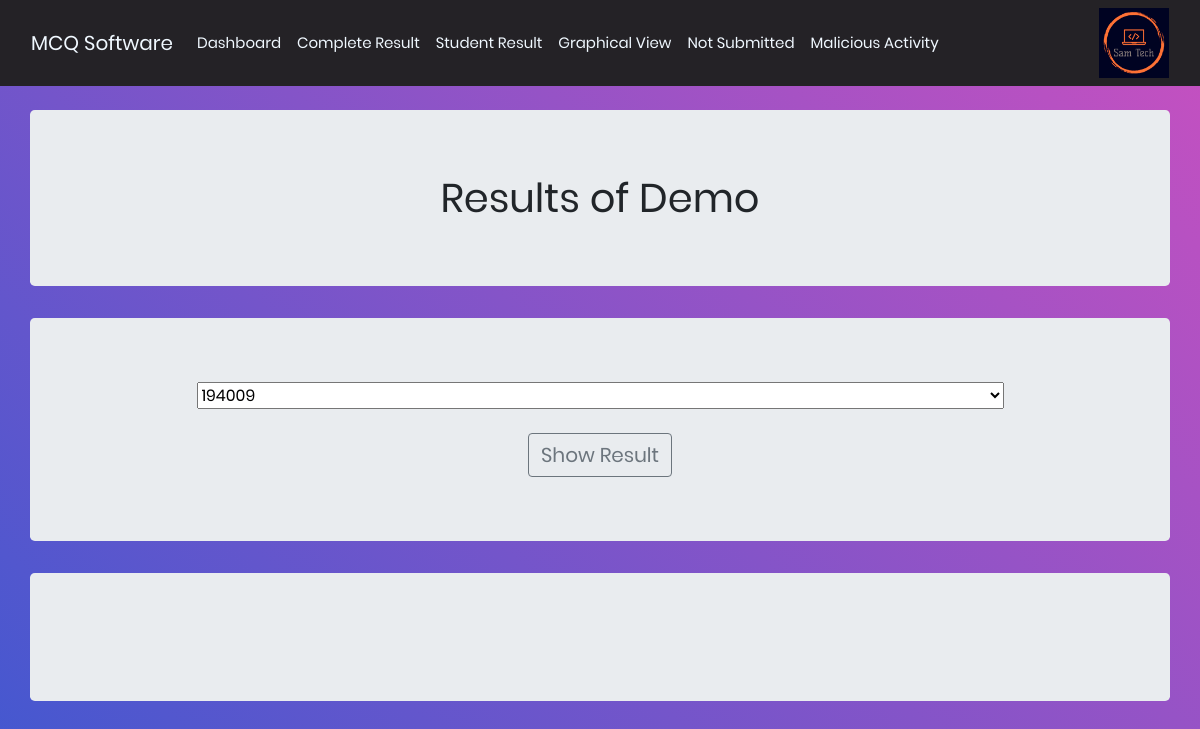
/studresult.php (signed in), run on an earlier commit of the app's database.
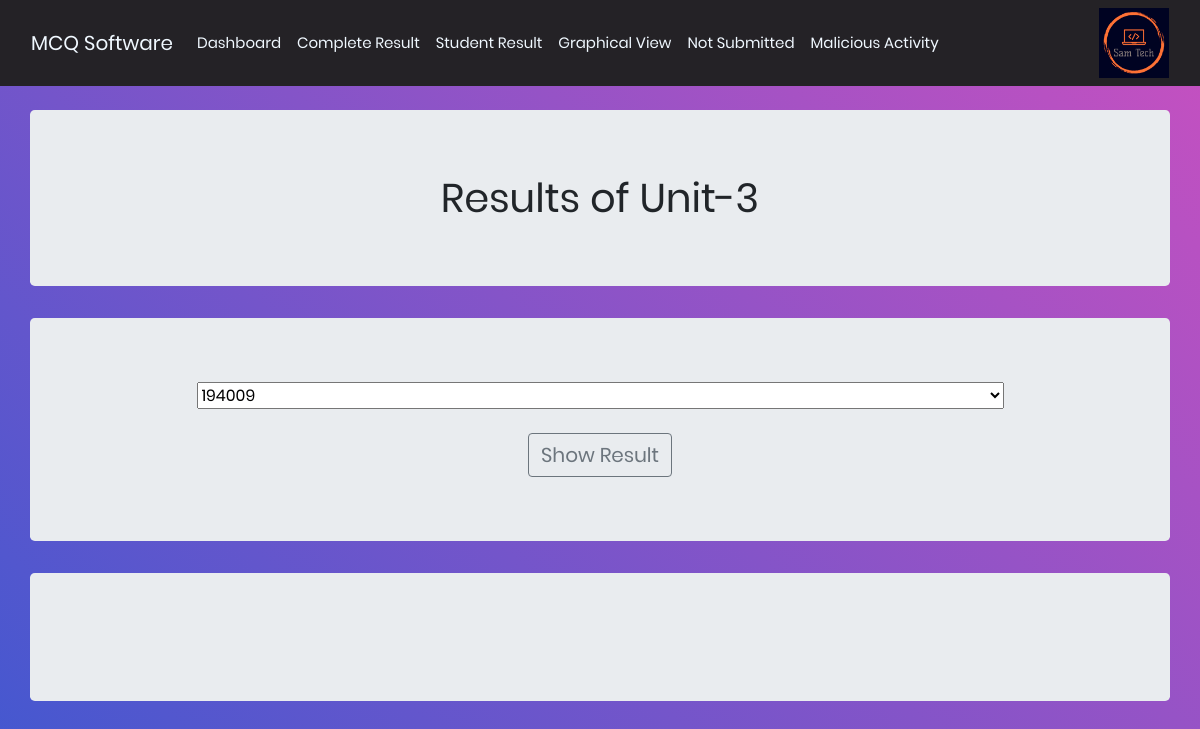
And on a later commit of the database.
### tables this page shows
CREATE TABLE `tempresult` (
  `quizname` varchar(255) NOT NULL
);

### studresult.php (the view, shortened to what this page needs)
<!DOCTYPE html>
<html lang="en">
<head>
    <link rel="stylesheet" href="assets/bootstrap/css/bootstrap.min.css">
    <link rel="stylesheet" href="assets/css/styles.css">
</head>
<body class="bodycolor">
    <nav class="navbar navbar-light navbar-expand-md" style="color: var(--indigo);background: #242226;">
        <div class="container-fluid"><a class="navbar-brand" href="" style="color:aliceblue">MCQ Software</a>
            <div class="collapse navbar-collapse" id="navcol-1">
                <ul class="navbar-nav">
                    <li class="nav-item"><a class="nav-link active" href="dashboard.php" style="color:aliceblue">Dashboard</a></li>
                    <li class="nav-item"><a class="nav-link" href="allresult.php" style="color:aliceblue">Complete Result</a></li>
                    <li class="nav-item"><a class="nav-link" href="studresult.php" style="color:aliceblue">Student Result</a></li>
                    <li class="nav-item"><a class="nav-link" href="graph.php" style="color:aliceblue">Graphical View</a></li>
                    <li class="nav-item"><a class="nav-link" href="studnots.php" style="color:aliceblue">Not Submitted</a></li>
                    <li class="nav-item"><a class="nav-link" href="malicious.php" style="color:aliceblue">Malicious Activity</a></li>
                </ul>
                <div class="collapse navbar-collapse justify-content-end" id="navbarSupportedContent">
                <ul class="navbar-nav ">
                    <img src="assets/img/my_logo.jpeg" alt="" width="70" height="70">
                </ul>
                </div>
            </div>
        </div>
    </nav>
    <?php
        require ('config.php');
    ?>
    <br>
    <div class="jumbotron container">
        <?php
        $conn=mysqli_connect($server_name,$username,$password,$database_name);
        $sql_query = "SELECT quizname from tempresult";
        $records = mysqli_query($conn,$sql_query);
        while($data = mysqli_fetch_array($records)){
            $qz=$data['quizname'];
        }
        echo "<center><h1>Results of ".$qz."</h1></center>";
        ?>
    </div>
    <form action="" method="post">
        <center>
            <div class="container jumbotron form-group">
            <?php
                $conn=mysqli_connect($server_name,$username,$password,$database_name);
                $sql_query = "SELECT quizname from tempresult";
                $records = mysqli_query($conn,$sql_query);
                while($data = mysqli_fetch_array($records)){
                    $qz=$data['quizname'];
                }
                $sql_query = "SELECT roll from student where quizname=\"$qz\" and done=\"yes\"";
                $records = mysqli_query($conn,$sql_query);
                $selection = array();
                while($data = mysqli_fetch_array($records)){
                    array_push($selection,$data['roll']);
                }
                echo '<select name="roll" class="form-select forselect" aria-label="Default select example">';
                foreach ($selection as $selection) {
                    $selected = ($options == $selection) ? "selected" : "";
                    echo '<option '.$selected.' value="'.$selection.'">'.$selection.'</option>';
                }
                echo '</select><br><br>';
            ?>
            <input type="submit" name="rollresult" value="Show Result" style="font-size:20px" class="btn btn-outline-secondary">
            </div>
        </center>
    </form>
    <div class="jumbotron container">
    </div>
    <br><br>
</body>
</html>

What changed in the data, as far as the page shows it:
removed tempresult: quizname "Demo"
added tempresult: quizname "Unit-3"
